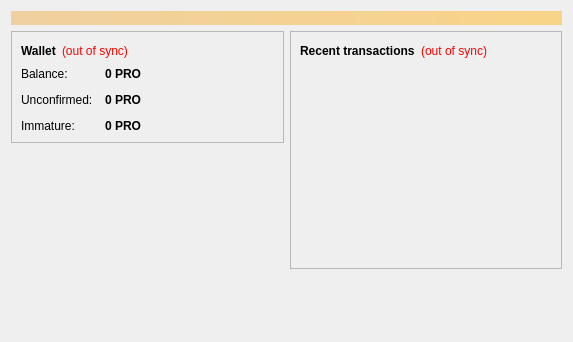
<?xml version="1.0" encoding="UTF-8"?>
<ui version="4.0">
 <class>OverviewPage</class>
 <widget class="QWidget" name="OverviewPage">
  <property name="geometry">
   <rect>
    <x>0</x>
    <y>0</y>
    <width>573</width>
    <height>342</height>
   </rect>
  </property>
  <property name="windowTitle">
   <string>Form</string>
  </property>
  <layout class="QVBoxLayout" name="topLayout">
   <item>
    <widget class="QLabel" name="labelAlerts">
     <property name="visible">
      <bool>false</bool>
     </property>
     <property name="styleSheet">
      <string notr="true">background-color: qlineargradient(x1: 0, y1: 0, x2: 1, y2: 0, stop:0 #F0D0A0, stop:1 #F8D488); color:#000000;</string>
     </property>
     <property name="wordWrap">
      <bool>true</bool>
     </property>
     <property name="margin">
      <number>3</number>
     </property>
    </widget>
   </item>
   <item>
    <layout class="QHBoxLayout" name="horizontalLayout" stretch="1,1">
     <item>
      <layout class="QVBoxLayout" name="verticalLayout_2">
       <item>
        <widget class="QFrame" name="frame">
         <property name="frameShape">
          <enum>QFrame::StyledPanel</enum>
         </property>
         <property name="frameShadow">
          <enum>QFrame::Raised</enum>
         </property>
         <layout class="QVBoxLayout" name="verticalLayout_4">
          <item>
           <layout class="QHBoxLayout" name="horizontalLayout_4">
            <item>
             <widget class="QLabel" name="label_5">
              <property name="font">
               <font>
                <weight>75</weight>
                <bold>true</bold>
               </font>
              </property>
              <property name="text">
               <string>Wallet</string>
              </property>
             </widget>
            </item>
            <item>
             <widget class="QLabel" name="labelWalletStatus">
              <property name="toolTip">
               <string>The displayed information may be out of date. Your wallet automatically synchronizes with the Procoin network after a connection is established, but this process has not completed yet.</string>
              </property>
              <property name="styleSheet">
               <string notr="true">QLabel { color: red; }</string>
              </property>
              <property name="text">
               <string notr="true">(out of sync)</string>
              </property>
              <property name="alignment">
               <set>Qt::AlignLeading|Qt::AlignLeft|Qt::AlignVCenter</set>
              </property>
             </widget>
            </item>
            <item>
             <spacer name="horizontalSpacer_2">
              <property name="orientation">
               <enum>Qt::Horizontal</enum>
              </property>
              <property name="sizeHint" stdset="0">
               <size>
                <width>40</width>
                <height>20</height>
               </size>
              </property>
             </spacer>
            </item>
           </layout>
          </item>
          <item>
           <layout class="QFormLayout" name="formLayout_2">
            <property name="fieldGrowthPolicy">
             <enum>QFormLayout::AllNonFixedFieldsGrow</enum>
            </property>
            <property name="horizontalSpacing">
             <number>12</number>
            </property>
            <property name="verticalSpacing">
             <number>12</number>
            </property>
            <item row="0" column="0">
             <widget class="QLabel" name="label">
              <property name="text">
               <string>Balance:</string>
              </property>
             </widget>
            </item>
            <item row="0" column="1">
             <widget class="QLabel" name="labelBalance">
              <property name="font">
               <font>
                <weight>75</weight>
                <bold>true</bold>
               </font>
              </property>
              <property name="cursor">
               <cursorShape>IBeamCursor</cursorShape>
              </property>
              <property name="toolTip">
               <string>Your current balance</string>
              </property>
              <property name="text">
               <string notr="true">0 PRO</string>
              </property>
              <property name="textInteractionFlags">
               <set>Qt::LinksAccessibleByMouse|Qt::TextSelectableByKeyboard|Qt::TextSelectableByMouse</set>
              </property>
             </widget>
            </item>
            <item row="1" column="0">
             <widget class="QLabel" name="label_3">
              <property name="text">
               <string>Unconfirmed:</string>
              </property>
             </widget>
            </item>
            <item row="1" column="1">
             <widget class="QLabel" name="labelUnconfirmed">
              <property name="font">
               <font>
                <weight>75</weight>
                <bold>true</bold>
               </font>
              </property>
              <property name="cursor">
               <cursorShape>IBeamCursor</cursorShape>
              </property>
              <property name="toolTip">
               <string>Total of transactions that have yet to be confirmed, and do not yet count toward the current balance</string>
              </property>
              <property name="text">
               <string notr="true">0 PRO</string>
              </property>
              <property name="textInteractionFlags">
               <set>Qt::LinksAccessibleByMouse|Qt::TextSelectableByKeyboard|Qt::TextSelectableByMouse</set>
              </property>
             </widget>
            </item>
            <item row="2" column="0">
             <widget class="QLabel" name="labelImmatureText">
              <property name="text">
               <string>Immature:</string>
              </property>
             </widget>
            </item>
            <item row="2" column="1">
             <widget class="QLabel" name="labelImmature">
              <property name="font">
               <font>
                <weight>75</weight>
                <bold>true</bold>
               </font>
              </property>
              <property name="toolTip">
               <string>Mined balance that has not yet matured</string>
              </property>
              <property name="text">
               <string notr="true">0 PRO</string>
              </property>
              <property name="textInteractionFlags">
               <set>Qt::LinksAccessibleByMouse|Qt::TextSelectableByKeyboard|Qt::TextSelectableByMouse</set>
              </property>
             </widget>
            </item>
           </layout>
          </item>
         </layout>
        </widget>
       </item>
       <item>
        <spacer name="verticalSpacer">
         <property name="orientation">
          <enum>Qt::Vertical</enum>
         </property>
         <property name="sizeHint" stdset="0">
          <size>
           <width>20</width>
           <height>40</height>
          </size>
         </property>
        </spacer>
       </item>
      </layout>
     </item>
     <item>
      <layout class="QVBoxLayout" name="verticalLayout_3">
       <item>
        <widget class="QFrame" name="frame_2">
         <property name="frameShape">
          <enum>QFrame::StyledPanel</enum>
         </property>
         <property name="frameShadow">
          <enum>QFrame::Raised</enum>
         </property>
         <layout class="QVBoxLayout" name="verticalLayout">
          <item>
           <layout class="QHBoxLayout" name="horizontalLayout_2">
            <item>
             <widget class="QLabel" name="label_4">
              <property name="text">
               <string>&lt;b&gt;Recent transactions&lt;/b&gt;</string>
              </property>
             </widget>
            </item>
            <item>
             <widget class="QLabel" name="labelTransactionsStatus">
              <property name="toolTip">
               <string>The displayed information may be out of date. Your wallet automatically synchronizes with the Procoin network after a connection is established, but this process has not completed yet.</string>
              </property>
              <property name="styleSheet">
               <string notr="true">QLabel { color: red; }</string>
              </property>
              <property name="text">
               <string notr="true">(out of sync)</string>
              </property>
              <property name="alignment">
               <set>Qt::AlignRight|Qt::AlignTrailing|Qt::AlignVCenter</set>
              </property>
             </widget>
            </item>
            <item>
             <spacer name="horizontalSpacer">
              <property name="orientation">
               <enum>Qt::Horizontal</enum>
              </property>
              <property name="sizeHint" stdset="0">
               <size>
                <width>40</width>
                <height>20</height>
               </size>
              </property>
             </spacer>
            </item>
           </layout>
          </item>
          <item>
           <widget class="QListView" name="listTransactions">
            <property name="styleSheet">
             <string notr="true">QListView { background: transparent; }</string>
            </property>
            <property name="frameShape">
             <enum>QFrame::NoFrame</enum>
            </property>
            <property name="verticalScrollBarPolicy">
             <enum>Qt::ScrollBarAlwaysOff</enum>
            </property>
            <property name="horizontalScrollBarPolicy">
             <enum>Qt::ScrollBarAlwaysOff</enum>
            </property>
            <property name="selectionMode">
             <enum>QAbstractItemView::NoSelection</enum>
            </property>
           </widget>
          </item>
         </layout>
        </widget>
       </item>
       <item>
        <spacer name="verticalSpacer_2">
         <property name="orientation">
          <enum>Qt::Vertical</enum>
         </property>
         <property name="sizeHint" stdset="0">
          <size>
           <width>20</width>
           <height>40</height>
          </size>
         </property>
        </spacer>
       </item>
      </layout>
     </item>
    </layout>
   </item>
  </layout>
 </widget>
 <resources/>
 <connections/>
</ui>
